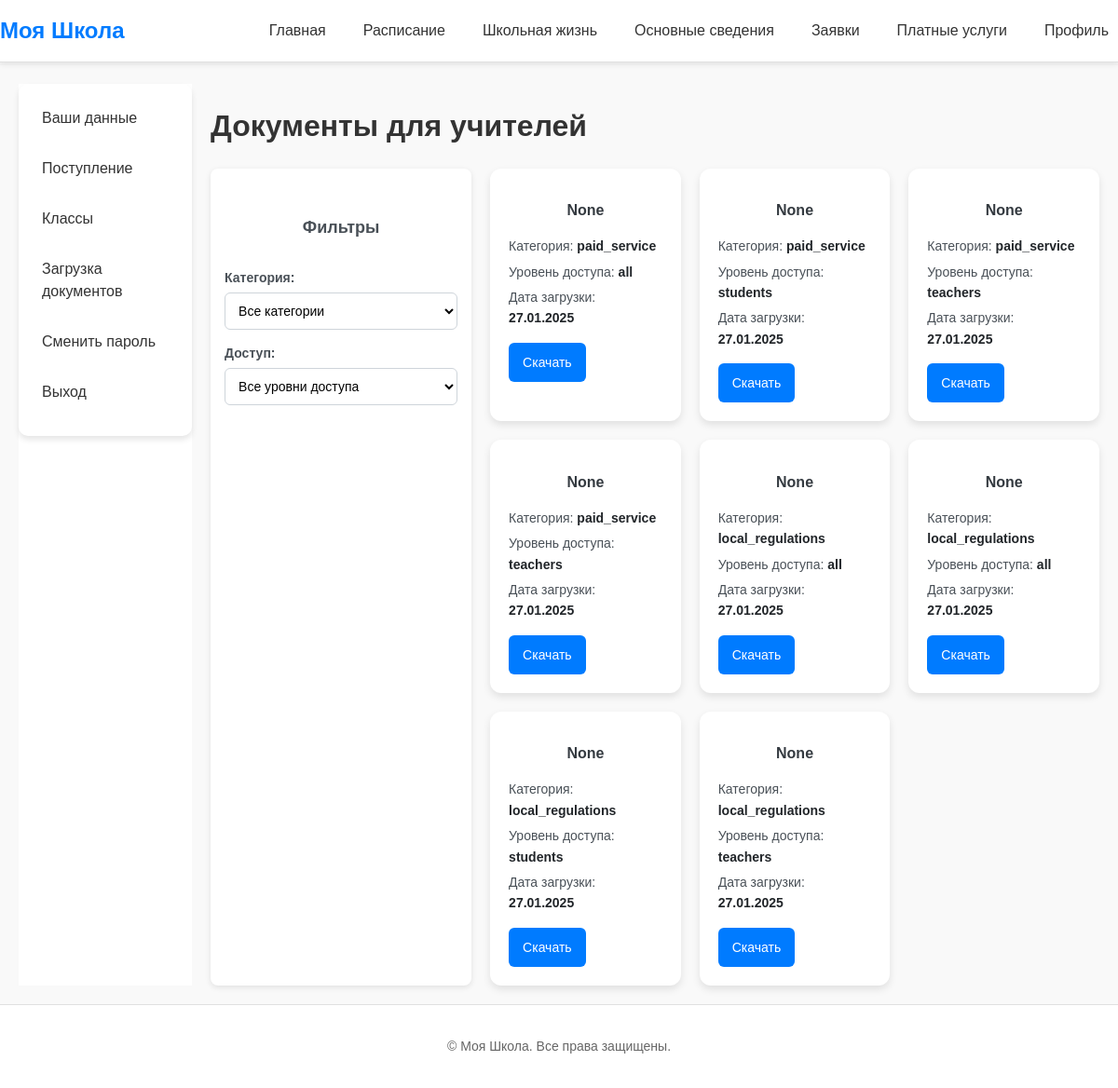
The page /profile/teacher_documents/ (signed in) on the database as committed earlier.
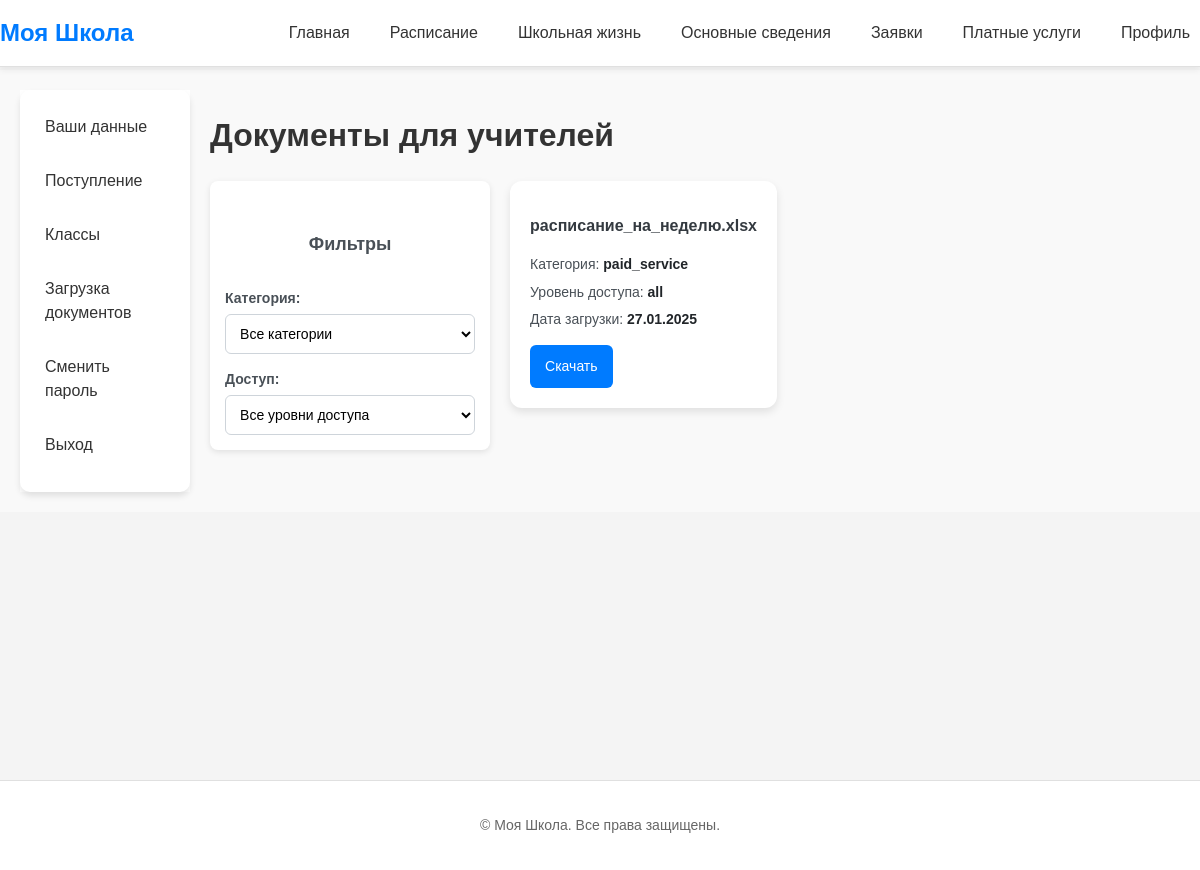
The same page on the database as committed later.
### school/models.py (models this page shows, shortened)
class UploadedFile(models.Model):
    CATEGORY_CHOICES = [
        ('local_regulations', 'Локальные нормативные акты'),
        ('paid_service', 'Платные услуги'),
    ]
    ACCESS_CHOICES = [
        ('all', 'Все пользователи'),
        ('students', 'Только студенты'),
        ('teachers', 'Только учителя'),
        ('management', 'Только руководство'),
    ]
    user = models.ForeignKey(User, on_delete=models.CASCADE, related_name="uploaded_files")
    name_file = models.CharField(max_length=50, verbose_name='Наименование', null=True)
    file = models.FileField(upload_to="uploads/documents/")
    file_type = models.CharField(max_length=50, choices=CATEGORY_CHOICES, verbose_name='Категория документа', null=True)
    access_level = models.CharField(max_length=15, choices=ACCESS_CHOICES, verbose_name='Доступ', default='all')
    uploaded_at = models.DateTimeField(auto_now_add=True)
    activities = models.ManyToManyField(
        'AdditionalActivity',
        blank=True,
        related_name="associated_files",
        verbose_name="Платные услуги"
    )
    apply_to_all_services = models.BooleanField(
        default=False,
        verbose_name="Применить ко всем платным услугам"
    )

### school/views.py (the view)
# urls.py: path('profile/teacher_documents/', views.teacher_documents, name='teacher_documents'),
def teacher_documents(request):
    role = access_role(request)[1]
    selected_category = request.GET.get('category', '')
    selected_access = request.GET.get('access', '')
    category_translations = {
        'reports': 'Отчёты',
        'guides': 'Руководства',
        'assignments': 'Задания',
    }
    access_level_translations = {
        'all': 'Все',
        'students': 'Студенты',
        'teachers': 'Учителя',
    }
    categories = UploadedFile.objects.values_list('file_type', flat=True).distinct()
    categories = {cat: category_translations.get(cat, cat) for cat in categories}
    access_levels = {key: access_level_translations[key] for key in access_level_translations}
    documents = UploadedFile.objects.filter(access_level__in=['all', 'students', 'teachers'])
    if selected_category:
        selected_category_key = next((key for key, val in category_translations.items() if val == selected_category),
                                     None)
        if selected_category_key:
            documents = documents.filter(file_type=selected_category_key)
    if selected_access:
        selected_access_key = next((key for key, val in access_level_translations.items() if val == selected_access),
                                   None)
        if selected_access_key:
            documents = documents.filter(access_level=selected_access_key)
    return render(request, 'profile/profile_teacher_documents.html', {
        'documents': documents,
        'categories': categories,
        'access_levels': access_levels,
        'selected_category': selected_category,
        'selected_access': selected_access,
        'role': role
    })

### school/views.py (called while the page is built)
def access_role(request):
    if request.user.groups.filter(name='Teachers').exists():
        profile = Teacher.objects.get(user=request.user)
        role = 'Teacher'
    elif request.user.groups.filter(name='Directors').exists():
        profile = Teacher.objects.get(user=request.user)
        role = 'Director'
    elif request.user.groups.filter(name='Managements').exists():
        profile = Teacher.objects.get(user=request.user)
        role = 'Management'
    elif request.user.groups.filter(name='Students').exists():
        profile = Student.objects.get(user=request.user)
        role = 'Student'
    else:
        profile = AdmissionRequest.objects.get(user=request.user)
        role = 'Guest'
    return profile, role

### templates/profile/profile_teacher_documents.html (shortened to what this page needs)
{% extends 'index.html' %}
{% load static %}
{% block extra_css %}
    <link rel="stylesheet" href="{% static 'css/profile.css' %}">
{% endblock %}
{% block content %}
    <div class="profile-container">
        {% include 'profile/profile_menu.html' %}
        <div class="documents-teacher-container">
            <h1>Документы для учителей</h1>
            <div class="documents-layout">
                <aside class="filter-sidebar">
                    <form method="GET" class="filter-form">
                        <h2>Фильтры</h2>
                        <div class="filter-group">
                            <label for="category-select">Категория:</label>
                            <select name="category" id="category-select" onchange="this.form.submit()">
                                <option value="">Все категории</option>
                            </select>
                        </div>
                        <div class="filter-group">
                            <label for="access-select">Доступ:</label>
                            <select name="access" id="access-select" onchange="this.form.submit()">
                                <option value="">Все уровни доступа</option>
                            </select>
                        </div>
                    </form>
                </aside>
                <main class="documents-content">
                    {% if documents %}
                        <div class="document-card-grid">
                            {% for document in documents %}
                                <div class="document-card">
                                    <div class="document-card-header">
                                        <h2 class="document-title">{{ document.name_file|slice:"18:" }}</h2>
                                    </div>
                                    <div class="document-card-body">
                                        <p>Категория: <strong>{{ document.file_type }}</strong></p>
                                        <p>Уровень доступа: <strong>{{ document.access_level }}</strong></p>
                                        <p>Дата загрузки: <strong>{{ document.uploaded_at|date:"d.m.Y" }}</strong></p>
                                        <a href="{{ document.file.url }}" download class="download-button">Скачать</a>
                                    </div>
                                </div>
                            {% endfor %}
                        </div>
                    {% else %}
                        <p class="no-documents">Документы отсутствуют.</p>
                    {% endif %}
                </main>
            </div>
        </div>
    </div>
{% endblock %}

### templates/index.html (shortened to what this page needs)
{% load static %}
<!DOCTYPE html>
<html lang="en">
<head>
    <link rel="stylesheet" href="{% static 'css/styles.css' %}">
    {% block extra_css %}
    {% endblock %}
</head>
<body>
<header class="main-header">
    <div class="container">
        <div class="logo">
            <a href="{% url 'home' %}">Моя Школа</a>
        </div>
        <nav class="navbar">
            <ul>
                <li><a href="{% url 'home' %}">Главная</a></li>
                <li><a href="{% url 'schedule' %}">Расписание</a></li>
                <li><a href="{% url 'school_life' 'news' %}">Школьная жизнь</a></li>
                <li><a href="{% url 'contacts' %}">Основные сведения</a></li>
                <li><a href="{% url 'forms' %}">Заявки</a></li>
                <li><a href="{% url 'register_activity' %}">Платные услуги</a></li>
                {% if user.is_authenticated %}
                    <li><a href="{% url 'profile' %}">Профиль</a></li>
                {% else %}
                    <li><a href="{% url 'login' %}">Войти-></a></li>
                {% endif %}
            </ul>
        </nav>
    </div>
</header>
<main>
    {% block content %}
    {% endblock %}
</main>
<footer class="main-footer">
    <div class="container">
        <p>&copy; {{ current_year }} Моя Школа. Все права защищены.</p>
    </div>
</footer>
</body>
</html>

### templates/profile/profile_menu.html
<nav class="profile-menu">
    <ul>
        <li><a href="{% url 'profile' %}">Ваши данные</a></li>
        {% if role == 'Guest' or role == 'Student' %}
            <li><a href="{% url 'upload_file' %}">Документы</a></li>
        {% elif role == 'Teacher' %}
            <li><a href="{% url 'teacher_documents' %}">Документы</a></li>
        {% elif role == 'Director' or role == 'Management' %}
            <li><a href="{% url 'admission_requests_list' %}">Поступление</a></li>
            <li><a href="{% url 'classroom_list' %}">Классы</a></li>
            <li><a href="{% url 'director_file' %}">Загрузка документов</a></li>
        {% endif %}
        <li><a href="{% url 'password_change' %}">Сменить пароль</a></li>
        <li><a href="{% url 'logout' %}">Выход</a></li>
    </ul>
</nav>

### static/css/styles.css (style rules this page uses)
body { display: flex; flex-direction: column; min-height: 100vh; margin: 0; font-family: 'Arial', sans-serif; font-size: 16px; line-height: 1.5; color: #333; background-color: #f4f4f4; }
main { flex: 1; }
h2 { font-size: 1.2rem; margin-bottom: 5px; text-align: center; color: #555; }
.container { max-width: 1200px; margin: 0 auto; padding: 0 15px; }
.main-header { background-color: #ffffff; border-bottom: 1px solid #e0e0e0; box-shadow: 0 4px 6px rgba(0, 0, 0, 0.05); position: fixed; top: 0; left: 0; width: 100%; z-index: 1000; }
.main-header .container { display: flex; align-items: center; justify-content: space-between; padding: 15px 0; }
.main-header .logo a { font-size: 24px; font-weight: bold; color: #007bff; text-decoration: none; }
.navbar ul { list-style: none; margin: 0; padding: 0; display: flex; gap: 20px; }
.navbar ul li { display: inline-block; }
.navbar ul li a { text-decoration: none; color: #333; font-size: 16px; padding: 5px 10px; border-radius: 5px; transition: all 0.3s ease; }
body { padding-top: 70px; }
.main-footer { background-color: #ffffff; border-top: 1px solid #e0e0e0; padding: 20px 0; text-align: center; font-size: 14px; color: #666; }

### static/css/profile.css (style rules this page uses)
.profile-container { display: flex; gap: 20px; padding: 20px; background-color: #f9f9f9; font-family: 'Arial', sans-serif; }
.profile-menu { width: 200px; background-color: #fff; }
.profile-menu ul { list-style: none; margin: 0; padding: 15px; border-radius: 10px; box-shadow: 0 4px 6px rgba(0, 0, 0, 0.1); }
.profile-menu ul li { margin-bottom: 10px; }
.profile-menu ul li a { text-decoration: none; color: #333; font-size: 16px; display: block; padding: 10px; border-radius: 5px; transition: background-color 0.3s, color 0.3s; }
ul { list-style: none; padding: 0; }
form { margin-top: 20px; display: flex; flex-direction: column; gap: 15px; }
label { font-size: 16px; color: #333; font-weight: bold; }
select { padding: 10px; font-size: 16px; border: 1px solid #ddd; border-radius: 4px; background-color: #fff; cursor: pointer; }
.documents-layout { display: flex; gap: 20px; }
.filter-sidebar { width: 250px; background: #ffffff; padding: 15px; border-radius: 8px; box-shadow: 0 2px 6px rgba(0, 0, 0, 0.1); }
.filter-sidebar h2 { font-size: 18px; font-weight: bold; color: #495057; margin-bottom: 15px; }
.filter-form { display: flex; flex-direction: column; gap: 15px; }
.filter-group { display: flex; flex-direction: column; }
.filter-group label { font-size: 14px; font-weight: bold; color: #495057; margin-bottom: 5px; }
.filter-group select { padding: 10px; font-size: 14px; border: 1px solid #ced4da; border-radius: 6px; background: #ffffff; transition: border-color 0.3s; }
.documents-content { flex: 1; }
.document-card-grid { display: grid; grid-template-columns: 1fr 1fr 1fr; gap: 20px; }
.document-card { background: #ffffff; border-radius: 12px; padding: 20px; box-shadow: 0 4px 8px rgba(0, 0, 0, 0.1); transition: transform 0.3s, box-shadow 0.3s; }
.document-card-header { margin-bottom: 15px; }
.document-title { font-size: 16px; font-weight: bold; color: #343a40; text-overflow: ellipsis; white-space: nowrap; overflow: hidden; }
.document-card-body { font-size: 14px; color: #495057; line-height: 1.6; }
.document-card-body p { margin: 5px 0; }
.document-card-body strong { color: #212529; }
.download-button { display: inline-block; margin-top: 10px; padding: 10px 15px; font-size: 14px; color: #ffffff; background: #007bff; text-decoration: none; border-radius: 6px; transition: background-color 0.3s, box-shadow 0.3s; text-align: center; }

Rows that differ between the two databases and show on the page:
removed UploadedFile: name_file "None", file_type "paid_service", access_level "all", uploaded_at "27.01.2025"
removed UploadedFile: name_file "None", file_type "paid_service", access_level "students", uploaded_at "27.01.2025"
removed UploadedFile: name_file "None", file_type "paid_service", access_level "teachers", uploaded_at "27.01.2025"
removed UploadedFile: name_file "None", file_type "paid_service", access_level "teachers", uploaded_at "27.01.2025"
removed UploadedFile: name_file "None", file_type "local_regulations", access_level "all", uploaded_at "27.01.2025"
removed UploadedFile: name_file "None", file_type "local_regulations", access_level "all", uploaded_at "27.01.2025"
removed UploadedFile: name_file "None", file_type "local_regulations", access_level "students", uploaded_at "27.01.2025"
removed UploadedFile: name_file "None", file_type "local_regulations", access_level "teachers", uploaded_at "27.01.2025"
added UploadedFile: name_file "расписание_на_неделю.xlsx", file_type "paid_service", access_level "all", uploaded_at "27.01.2025"
